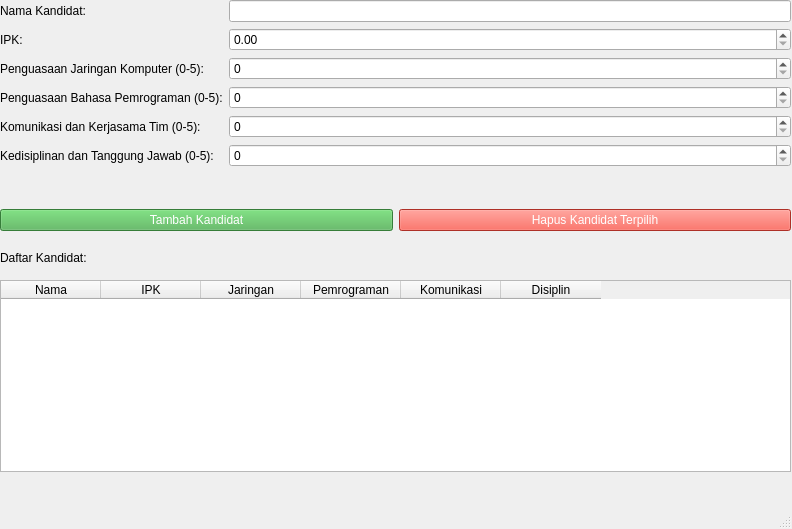
<?xml version="1.0" encoding="UTF-8"?>
<ui version="4.0">
 <class>MainWindow</class>
 <widget class="QMainWindow" name="MainWindow">
  <property name="geometry">
   <rect>
    <x>0</x>
    <y>0</y>
    <width>792</width>
    <height>529</height>
   </rect>
  </property>
  <property name="windowTitle">
   <string>MainWindow</string>
  </property>
  <widget class="QWidget" name="centralwidget">
   <widget class="QWidget" name="layoutWidget">
    <property name="geometry">
     <rect>
      <x>0</x>
      <y>200</y>
      <width>791</width>
      <height>41</height>
     </rect>
    </property>
    <layout class="QHBoxLayout" name="buttonLayout">
     <item>
      <widget class="QPushButton" name="btnTambah">
       <property name="styleSheet">
        <string>background-color: #4CAF50; color: white;</string>
       </property>
       <property name="text">
        <string>Tambah Kandidat</string>
       </property>
      </widget>
     </item>
     <item>
      <widget class="QPushButton" name="btnHapus">
       <property name="styleSheet">
        <string>background-color: #f44336; color: white;</string>
       </property>
       <property name="text">
        <string>Hapus Kandidat Terpilih</string>
       </property>
      </widget>
     </item>
    </layout>
   </widget>
   <widget class="QWidget" name="layoutWidget_2">
    <property name="geometry">
     <rect>
      <x>0</x>
      <y>0</y>
      <width>791</width>
      <height>206</height>
     </rect>
    </property>
    <layout class="QFormLayout" name="formLayout">
     <item row="0" column="0">
      <widget class="QLabel" name="labelNama">
       <property name="text">
        <string>Nama Kandidat:</string>
       </property>
      </widget>
     </item>
     <item row="0" column="1">
      <widget class="QLineEdit" name="lineEditNama"/>
     </item>
     <item row="1" column="0">
      <widget class="QLabel" name="labelIPK">
       <property name="text">
        <string>IPK:</string>
       </property>
      </widget>
     </item>
     <item row="1" column="1">
      <widget class="QDoubleSpinBox" name="spinBoxIPK">
       <property name="decimals">
        <number>2</number>
       </property>
       <property name="maximum">
        <double>4.000000000000000</double>
       </property>
      </widget>
     </item>
     <item row="2" column="0">
      <widget class="QLabel" name="labelJaringan">
       <property name="text">
        <string>Penguasaan Jaringan Komputer (0-5):</string>
       </property>
      </widget>
     </item>
     <item row="2" column="1">
      <widget class="QSpinBox" name="spinBoxJaringan">
       <property name="maximum">
        <number>5</number>
       </property>
      </widget>
     </item>
     <item row="3" column="0">
      <widget class="QLabel" name="labelPemrograman">
       <property name="text">
        <string>Penguasaan Bahasa Pemrograman (0-5):</string>
       </property>
      </widget>
     </item>
     <item row="3" column="1">
      <widget class="QSpinBox" name="spinBoxPemrograman">
       <property name="maximum">
        <number>5</number>
       </property>
      </widget>
     </item>
     <item row="4" column="0">
      <widget class="QLabel" name="labelKomunikasi">
       <property name="text">
        <string>Komunikasi dan Kerjasama Tim (0-5):</string>
       </property>
      </widget>
     </item>
     <item row="4" column="1">
      <widget class="QSpinBox" name="spinBoxKomunikasi">
       <property name="maximum">
        <number>5</number>
       </property>
      </widget>
     </item>
     <item row="5" column="0">
      <widget class="QLabel" name="labelDisiplin">
       <property name="text">
        <string>Kedisiplinan dan Tanggung Jawab (0-5):</string>
       </property>
      </widget>
     </item>
     <item row="5" column="1">
      <widget class="QSpinBox" name="spinBoxDisiplin">
       <property name="maximum">
        <number>5</number>
       </property>
      </widget>
     </item>
    </layout>
   </widget>
   <widget class="QLabel" name="labelDaftar">
    <property name="geometry">
     <rect>
      <x>0</x>
      <y>250</y>
      <width>840</width>
      <height>16</height>
     </rect>
    </property>
    <property name="text">
     <string>Daftar Kandidat:</string>
    </property>
   </widget>
   <widget class="QTableWidget" name="tableKandidat">
    <property name="geometry">
     <rect>
      <x>0</x>
      <y>280</y>
      <width>791</width>
      <height>192</height>
     </rect>
    </property>
    <column>
     <property name="text">
      <string>Nama</string>
     </property>
    </column>
    <column>
     <property name="text">
      <string>IPK</string>
     </property>
    </column>
    <column>
     <property name="text">
      <string>Jaringan</string>
     </property>
    </column>
    <column>
     <property name="text">
      <string>Pemrograman</string>
     </property>
    </column>
    <column>
     <property name="text">
      <string>Komunikasi</string>
     </property>
    </column>
    <column>
     <property name="text">
      <string>Disiplin</string>
     </property>
    </column>
   </widget>
  </widget>
  <widget class="QMenuBar" name="menubar">
   <property name="geometry">
    <rect>
     <x>0</x>
     <y>0</y>
     <width>792</width>
     <height>26</height>
    </rect>
   </property>
  </widget>
  <widget class="QStatusBar" name="statusbar"/>
 </widget>
 <resources/>
 <connections/>
</ui>
